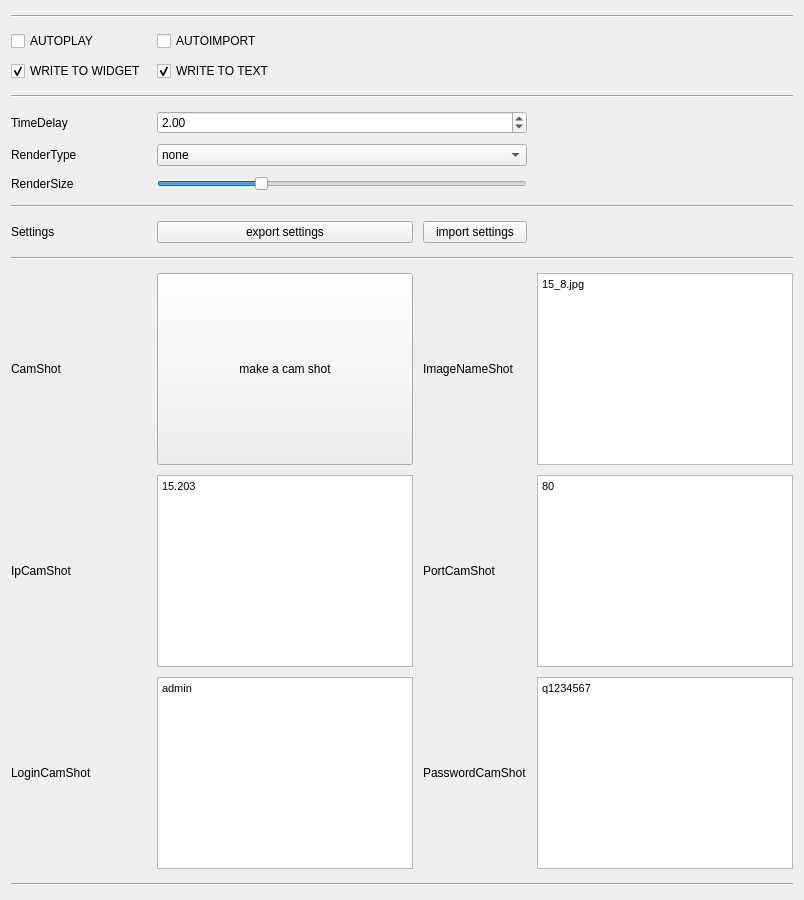
      <widget class="QWidget" name="tab_4">
       <property name="sizePolicy">
        <sizepolicy hsizetype="Expanding" vsizetype="Expanding">
         <horstretch>0</horstretch>
         <verstretch>0</verstretch>
        </sizepolicy>
       </property>
       <property name="minimumSize">
        <size>
         <width>640</width>
         <height>480</height>
        </size>
       </property>
       <property name="maximumSize">
        <size>
         <width>3840</width>
         <height>2160</height>
        </size>
       </property>
       <attribute name="title">
        <string>DEBUG</string>
       </attribute>
       <layout class="QVBoxLayout" name="horizontalLayout_5">
        <item>
         <layout class="QVBoxLayout" name="horizontalLayout_4">
          <item>
           <layout class="QGridLayout" name="grid_4_1">
            <property name="spacing">
             <number>10</number>
            </property>
            <item row="12" column="4">
             <widget class="QTextEdit" name="PortCamShot_textEdit">
              <property name="sizePolicy">
               <sizepolicy hsizetype="Expanding" vsizetype="Expanding">
                <horstretch>0</horstretch>
                <verstretch>0</verstretch>
               </sizepolicy>
              </property>
              <property name="minimumSize">
               <size>
                <width>0</width>
                <height>0</height>
               </size>
              </property>
              <property name="maximumSize">
               <size>
                <width>3840</width>
                <height>2160</height>
               </size>
              </property>
              <property name="html">
               <string>&lt;!DOCTYPE HTML PUBLIC &quot;-//W3C//DTD HTML 4.0//EN&quot; &quot;http://www.w3.org/TR/REC-html40/strict.dtd&quot;&gt;
&lt;html&gt;&lt;head&gt;&lt;meta name=&quot;qrichtext&quot; content=&quot;1&quot; /&gt;&lt;style type=&quot;text/css&quot;&gt;
p, li { white-space: pre-wrap; }
&lt;/style&gt;&lt;/head&gt;&lt;body style=&quot; font-family:'MS Shell Dlg 2'; font-size:8.25pt; font-weight:400; font-style:normal;&quot;&gt;
&lt;p style=&quot; margin-top:0px; margin-bottom:0px; margin-left:0px; margin-right:0px; -qt-block-indent:0; text-indent:0px;&quot;&gt;80&lt;/p&gt;&lt;/body&gt;&lt;/html&gt;</string>
              </property>
              <property name="placeholderText">
               <string>80</string>
              </property>
             </widget>
            </item>
            <item row="2" column="2">
             <widget class="QCheckBox" name="AutoImport_checkBox">
              <property name="sizePolicy">
               <sizepolicy hsizetype="Expanding" vsizetype="Expanding">
                <horstretch>0</horstretch>
                <verstretch>0</verstretch>
               </sizepolicy>
              </property>
              <property name="minimumSize">
               <size>
                <width>0</width>
                <height>0</height>
               </size>
              </property>
              <property name="maximumSize">
               <size>
                <width>3840</width>
                <height>2160</height>
               </size>
              </property>
              <property name="text">
               <string>AUTOIMPORT</string>
              </property>
              <property name="checked">
               <bool>false</bool>
              </property>
             </widget>
            </item>
            <item row="12" column="1">
             <widget class="QLabel" name="IpCamShot_label">
              <property name="sizePolicy">
               <sizepolicy hsizetype="Expanding" vsizetype="Expanding">
                <horstretch>0</horstretch>
                <verstretch>0</verstretch>
               </sizepolicy>
              </property>
              <property name="minimumSize">
               <size>
                <width>0</width>
                <height>0</height>
               </size>
              </property>
              <property name="maximumSize">
               <size>
                <width>3840</width>
                <height>2160</height>
               </size>
              </property>
              <property name="text">
               <string>IpCamShot</string>
              </property>
             </widget>
            </item>
            <item row="3" column="1">
             <widget class="QCheckBox" name="WriteToWidget_checkBox">
              <property name="sizePolicy">
               <sizepolicy hsizetype="Expanding" vsizetype="Expanding">
                <horstretch>0</horstretch>
                <verstretch>0</verstretch>
               </sizepolicy>
              </property>
              <property name="minimumSize">
               <size>
                <width>0</width>
                <height>0</height>
               </size>
              </property>
              <property name="maximumSize">
               <size>
                <width>3840</width>
                <height>2160</height>
               </size>
              </property>
              <property name="text">
               <string>WRITE TO WIDGET</string>
              </property>
              <property name="checked">
               <bool>true</bool>
              </property>
             </widget>
            </item>
            <item row="3" column="2">
             <widget class="QCheckBox" name="WriteToText_checkBox">
              <property name="sizePolicy">
               <sizepolicy hsizetype="Expanding" vsizetype="Expanding">
                <horstretch>0</horstretch>
                <verstretch>0</verstretch>
               </sizepolicy>
              </property>
              <property name="minimumSize">
               <size>
                <width>0</width>
                <height>0</height>
               </size>
              </property>
              <property name="maximumSize">
               <size>
                <width>3840</width>
                <height>2160</height>
               </size>
              </property>
              <property name="text">
               <string>WRITE TO TEXT</string>
              </property>
              <property name="checked">
               <bool>true</bool>
              </property>
             </widget>
            </item>
            <item row="11" column="2">
             <widget class="QPushButton" name="CamShot_pushButton">
              <property name="sizePolicy">
               <sizepolicy hsizetype="Expanding" vsizetype="Expanding">
                <horstretch>0</horstretch>
                <verstretch>0</verstretch>
               </sizepolicy>
              </property>
              <property name="minimumSize">
               <size>
                <width>0</width>
                <height>0</height>
               </size>
              </property>
              <property name="maximumSize">
               <size>
                <width>3840</width>
                <height>2160</height>
               </size>
              </property>
              <property name="text">
               <string>make a cam shot</string>
              </property>
             </widget>
            </item>
            <item row="13" column="2">
             <widget class="QTextEdit" name="LoginCamShot_textEdit">
              <property name="sizePolicy">
               <sizepolicy hsizetype="Expanding" vsizetype="Expanding">
                <horstretch>0</horstretch>
                <verstretch>0</verstretch>
               </sizepolicy>
              </property>
              <property name="minimumSize">
               <size>
                <width>0</width>
                <height>0</height>
               </size>
              </property>
              <property name="maximumSize">
               <size>
                <width>3840</width>
                <height>2160</height>
               </size>
              </property>
              <property name="html">
               <string>&lt;!DOCTYPE HTML PUBLIC &quot;-//W3C//DTD HTML 4.0//EN&quot; &quot;http://www.w3.org/TR/REC-html40/strict.dtd&quot;&gt;
&lt;html&gt;&lt;head&gt;&lt;meta name=&quot;qrichtext&quot; content=&quot;1&quot; /&gt;&lt;style type=&quot;text/css&quot;&gt;
p, li { white-space: pre-wrap; }
&lt;/style&gt;&lt;/head&gt;&lt;body style=&quot; font-family:'MS Shell Dlg 2'; font-size:8.25pt; font-weight:400; font-style:normal;&quot;&gt;
&lt;p style=&quot; margin-top:0px; margin-bottom:0px; margin-left:0px; margin-right:0px; -qt-block-indent:0; text-indent:0px;&quot;&gt;admin&lt;/p&gt;&lt;/body&gt;&lt;/html&gt;</string>
              </property>
              <property name="placeholderText">
               <string>admin</string>
              </property>
             </widget>
            </item>
            <item row="7" column="1">
             <widget class="QLabel" name="RenderSize_label">
              <property name="sizePolicy">
               <sizepolicy hsizetype="Expanding" vsizetype="Expanding">
                <horstretch>0</horstretch>
                <verstretch>0</verstretch>
               </sizepolicy>
              </property>
              <property name="minimumSize">
               <size>
                <width>0</width>
                <height>0</height>
               </size>
              </property>
              <property name="maximumSize">
               <size>
                <width>3840</width>
                <height>2160</height>
               </size>
              </property>
              <property name="text">
               <string>RenderSize</string>
              </property>
             </widget>
            </item>
            <item row="1" column="1" colspan="4">
             <widget class="Line" name="line_4_1">
              <property name="sizePolicy">
               <sizepolicy hsizetype="Expanding" vsizetype="Expanding">
                <horstretch>0</horstretch>
                <verstretch>0</verstretch>
               </sizepolicy>
              </property>
              <property name="minimumSize">
               <size>
                <width>0</width>
                <height>10</height>
               </size>
              </property>
              <property name="maximumSize">
               <size>
                <width>3840</width>
                <height>2160</height>
               </size>
              </property>
              <property name="orientation">
               <enum>Qt::Horizontal</enum>
              </property>
             </widget>
            </item>
            <item row="13" column="3">
             <widget class="QLabel" name="PasswordCamShot_label">
              <property name="sizePolicy">
               <sizepolicy hsizetype="Expanding" vsizetype="Expanding">
                <horstretch>0</horstretch>
                <verstretch>0</verstretch>
               </sizepolicy>
              </property>
              <property name="minimumSize">
               <size>
                <width>0</width>
                <height>0</height>
               </size>
              </property>
              <property name="maximumSize">
               <size>
                <width>3840</width>
                <height>2160</height>
               </size>
              </property>
              <property name="text">
               <string>PasswordCamShot</string>
              </property>
             </widget>
            </item>
            <item row="2" column="1">
             <widget class="QCheckBox" name="AutoPlay_checkBox">
              <property name="sizePolicy">
               <sizepolicy hsizetype="Expanding" vsizetype="Expanding">
                <horstretch>0</horstretch>
                <verstretch>0</verstretch>
               </sizepolicy>
              </property>
              <property name="minimumSize">
               <size>
                <width>0</width>
                <height>0</height>
               </size>
              </property>
              <property name="maximumSize">
               <size>
                <width>3840</width>
                <height>2160</height>
               </size>
              </property>
              <property name="text">
               <string>AUTOPLAY</string>
              </property>
              <property name="checked">
               <bool>false</bool>
              </property>
             </widget>
            </item>
            <item row="7" column="2" colspan="2">
             <widget class="QSlider" name="RenderSize_horizontalSlider">
              <property name="sizePolicy">
               <sizepolicy hsizetype="Expanding" vsizetype="Expanding">
                <horstretch>0</horstretch>
                <verstretch>0</verstretch>
               </sizepolicy>
              </property>
              <property name="minimumSize">
               <size>
                <width>0</width>
                <height>0</height>
               </size>
              </property>
              <property name="maximumSize">
               <size>
                <width>3840</width>
                <height>2160</height>
               </size>
              </property>
              <property name="minimum">
               <number>1</number>
              </property>
              <property name="maximum">
               <number>100</number>
              </property>
              <property name="singleStep">
               <number>1</number>
              </property>
              <property name="pageStep">
               <number>1</number>
              </property>
              <property name="value">
               <number>28</number>
              </property>
              <property name="orientation">
               <enum>Qt::Horizontal</enum>
              </property>
             </widget>
            </item>
            <item row="12" column="2">
             <widget class="QTextEdit" name="IpCamShot_textEdit">
              <property name="sizePolicy">
               <sizepolicy hsizetype="Expanding" vsizetype="Expanding">
                <horstretch>0</horstretch>
                <verstretch>0</verstretch>
               </sizepolicy>
              </property>
              <property name="minimumSize">
               <size>
                <width>0</width>
                <height>0</height>
               </size>
              </property>
              <property name="maximumSize">
               <size>
                <width>3840</width>
                <height>2160</height>
               </size>
              </property>
              <property name="html">
               <string>&lt;!DOCTYPE HTML PUBLIC &quot;-//W3C//DTD HTML 4.0//EN&quot; &quot;http://www.w3.org/TR/REC-html40/strict.dtd&quot;&gt;
&lt;html&gt;&lt;head&gt;&lt;meta name=&quot;qrichtext&quot; content=&quot;1&quot; /&gt;&lt;style type=&quot;text/css&quot;&gt;
p, li { white-space: pre-wrap; }
&lt;/style&gt;&lt;/head&gt;&lt;body style=&quot; font-family:'MS Shell Dlg 2'; font-size:8.25pt; font-weight:400; font-style:normal;&quot;&gt;
&lt;p style=&quot; margin-top:0px; margin-bottom:0px; margin-left:0px; margin-right:0px; -qt-block-indent:0; text-indent:0px;&quot;&gt;15.203&lt;/p&gt;&lt;/body&gt;&lt;/html&gt;</string>
              </property>
              <property name="placeholderText">
               <string>15.203</string>
              </property>
             </widget>
            </item>
            <item row="6" column="1">
             <widget class="QLabel" name="RenderType_label">
              <property name="sizePolicy">
               <sizepolicy hsizetype="Expanding" vsizetype="Expanding">
                <horstretch>0</horstretch>
                <verstretch>0</verstretch>
               </sizepolicy>
              </property>
              <property name="minimumSize">
               <size>
                <width>0</width>
                <height>0</height>
               </size>
              </property>
              <property name="maximumSize">
               <size>
                <width>3840</width>
                <height>2160</height>
               </size>
              </property>
              <property name="text">
               <string>RenderType</string>
              </property>
             </widget>
            </item>
            <item row="5" column="1">
             <widget class="QLabel" name="TimeDelay_label">
              <property name="sizePolicy">
               <sizepolicy hsizetype="Expanding" vsizetype="Expanding">
                <horstretch>0</horstretch>
                <verstretch>0</verstretch>
               </sizepolicy>
              </property>
              <property name="minimumSize">
               <size>
                <width>0</width>
                <height>0</height>
               </size>
              </property>
              <property name="maximumSize">
               <size>
                <width>3840</width>
                <height>2160</height>
               </size>
              </property>
              <property name="text">
               <string>TimeDelay</string>
              </property>
             </widget>
            </item>
            <item row="5" column="2" colspan="2">
             <widget class="QDoubleSpinBox" name="TimeDelay_doubleSpinBox">
              <property name="sizePolicy">
               <sizepolicy hsizetype="Expanding" vsizetype="Expanding">
                <horstretch>0</horstretch>
                <verstretch>0</verstretch>
               </sizepolicy>
              </property>
              <property name="minimumSize">
               <size>
                <width>0</width>
                <height>0</height>
               </size>
              </property>
              <property name="maximumSize">
               <size>
                <width>3840</width>
                <height>2160</height>
               </size>
              </property>
              <property name="minimum">
               <double>0.100000000000000</double>
              </property>
              <property name="maximum">
               <double>100.000000000000000</double>
              </property>
              <property name="value">
               <double>2.000000000000000</double>
              </property>
             </widget>
            </item>
            <item row="4" column="1" colspan="4">
             <widget class="Line" name="line_4_2">
              <property name="sizePolicy">
               <sizepolicy hsizetype="Expanding" vsizetype="Expanding">
                <horstretch>0</horstretch>
                <verstretch>0</verstretch>
               </sizepolicy>
              </property>
              <property name="minimumSize">
               <size>
                <width>0</width>
                <height>10</height>
               </size>
              </property>
              <property name="maximumSize">
               <size>
                <width>3840</width>
                <height>2160</height>
               </size>
              </property>
              <property name="orientation">
               <enum>Qt::Horizontal</enum>
              </property>
             </widget>
            </item>
            <item row="11" column="1">
             <widget class="QLabel" name="CamShot_label">
              <property name="sizePolicy">
               <sizepolicy hsizetype="Expanding" vsizetype="Expanding">
                <horstretch>0</horstretch>
                <verstretch>0</verstretch>
               </sizepolicy>
              </property>
              <property name="minimumSize">
               <size>
                <width>0</width>
                <height>0</height>
               </size>
              </property>
              <property name="maximumSize">
               <size>
                <width>3840</width>
                <height>2160</height>
               </size>
              </property>
              <property name="text">
               <string>CamShot</string>
              </property>
              <property name="alignment">
               <set>Qt::AlignLeading|Qt::AlignLeft|Qt::AlignVCenter</set>
              </property>
             </widget>
            </item>
            <item row="9" column="1">
             <widget class="QLabel" name="Settings_label">
              <property name="sizePolicy">
               <sizepolicy hsizetype="Expanding" vsizetype="Expanding">
                <horstretch>0</horstretch>
                <verstretch>0</verstretch>
               </sizepolicy>
              </property>
              <property name="minimumSize">
               <size>
                <width>0</width>
                <height>0</height>
               </size>
              </property>
              <property name="maximumSize">
               <size>
                <width>3840</width>
                <height>2160</height>
               </size>
              </property>
              <property name="text">
               <string>Settings</string>
              </property>
             </widget>
            </item>
            <item row="11" column="3">
             <widget class="QLabel" name="ImageNameShot_label">
              <property name="sizePolicy">
               <sizepolicy hsizetype="Expanding" vsizetype="Expanding">
                <horstretch>0</horstretch>
                <verstretch>0</verstretch>
               </sizepolicy>
              </property>
              <property name="minimumSize">
               <size>
                <width>0</width>
                <height>0</height>
               </size>
              </property>
              <property name="maximumSize">
               <size>
                <width>3840</width>
                <height>2160</height>
               </size>
              </property>
              <property name="text">
               <string>ImageNameShot</string>
              </property>
             </widget>
            </item>
            <item row="12" column="3">
             <widget class="QLabel" name="PortCamShot_label">
              <property name="sizePolicy">
               <sizepolicy hsizetype="Expanding" vsizetype="Expanding">
                <horstretch>0</horstretch>
                <verstretch>0</verstretch>
               </sizepolicy>
              </property>
              <property name="minimumSize">
               <size>
                <width>0</width>
                <height>0</height>
               </size>
              </property>
              <property name="maximumSize">
               <size>
                <width>3840</width>
                <height>2160</height>
               </size>
              </property>
              <property name="text">
               <string>PortCamShot</string>
              </property>
             </widget>
            </item>
            <item row="11" column="4">
             <widget class="QTextEdit" name="ImageNameShot_textEdit">
              <property name="sizePolicy">
               <sizepolicy hsizetype="Expanding" vsizetype="Expanding">
                <horstretch>0</horstretch>
                <verstretch>0</verstretch>
               </sizepolicy>
              </property>
              <property name="minimumSize">
               <size>
                <width>0</width>
                <height>0</height>
               </size>
              </property>
              <property name="maximumSize">
               <size>
                <width>3840</width>
                <height>2160</height>
               </size>
              </property>
              <property name="html">
               <string>&lt;!DOCTYPE HTML PUBLIC &quot;-//W3C//DTD HTML 4.0//EN&quot; &quot;http://www.w3.org/TR/REC-html40/strict.dtd&quot;&gt;
&lt;html&gt;&lt;head&gt;&lt;meta name=&quot;qrichtext&quot; content=&quot;1&quot; /&gt;&lt;style type=&quot;text/css&quot;&gt;
p, li { white-space: pre-wrap; }
&lt;/style&gt;&lt;/head&gt;&lt;body style=&quot; font-family:'MS Shell Dlg 2'; font-size:8.25pt; font-weight:400; font-style:normal;&quot;&gt;
&lt;p style=&quot; margin-top:0px; margin-bottom:0px; margin-left:0px; margin-right:0px; -qt-block-indent:0; text-indent:0px;&quot;&gt;15_8.jpg&lt;/p&gt;&lt;/body&gt;&lt;/html&gt;</string>
              </property>
              <property name="placeholderText">
               <string>image.jpg</string>
              </property>
             </widget>
            </item>
            <item row="6" column="2" colspan="2">
             <widget class="QComboBox" name="RenderType_comboBox">
              <property name="sizePolicy">
               <sizepolicy hsizetype="Expanding" vsizetype="Expanding">
                <horstretch>0</horstretch>
                <verstretch>0</verstretch>
               </sizepolicy>
              </property>
              <property name="minimumSize">
               <size>
                <width>0</width>
                <height>0</height>
               </size>
              </property>
              <property name="maximumSize">
               <size>
                <width>3840</width>
                <height>2160</height>
               </size>
              </property>
              <property name="currentText">
               <string>none</string>
              </property>
              <item>
               <property name="text">
                <string>none</string>
               </property>
              </item>
              <item>
               <property name="text">
                <string>source</string>
               </property>
              </item>
              <item>
               <property name="text">
                <string>final</string>
               </property>
              </item>
              <item>
               <property name="text">
                <string>extended</string>
               </property>
              </item>
              <item>
               <property name="text">
                <string>all</string>
               </property>
              </item>
             </widget>
            </item>
            <item row="13" column="4">
             <widget class="QTextEdit" name="PasswordCamShot_textEdit">
              <property name="sizePolicy">
               <sizepolicy hsizetype="Expanding" vsizetype="Expanding">
                <horstretch>0</horstretch>
                <verstretch>0</verstretch>
               </sizepolicy>
              </property>
              <property name="minimumSize">
               <size>
                <width>0</width>
                <height>0</height>
               </size>
              </property>
              <property name="maximumSize">
               <size>
                <width>3840</width>
                <height>2160</height>
               </size>
              </property>
              <property name="html">
               <string>&lt;!DOCTYPE HTML PUBLIC &quot;-//W3C//DTD HTML 4.0//EN&quot; &quot;http://www.w3.org/TR/REC-html40/strict.dtd&quot;&gt;
&lt;html&gt;&lt;head&gt;&lt;meta name=&quot;qrichtext&quot; content=&quot;1&quot; /&gt;&lt;style type=&quot;text/css&quot;&gt;
p, li { white-space: pre-wrap; }
&lt;/style&gt;&lt;/head&gt;&lt;body style=&quot; font-family:'MS Shell Dlg 2'; font-size:8.25pt; font-weight:400; font-style:normal;&quot;&gt;
&lt;p style=&quot; margin-top:0px; margin-bottom:0px; margin-left:0px; margin-right:0px; -qt-block-indent:0; text-indent:0px;&quot;&gt;q1234567&lt;/p&gt;&lt;/body&gt;&lt;/html&gt;</string>
              </property>
              <property name="placeholderText">
               <string>q1234567</string>
              </property>
             </widget>
            </item>
            <item row="13" column="1">
             <widget class="QLabel" name="LoginCamShot_label">
              <property name="sizePolicy">
               <sizepolicy hsizetype="Expanding" vsizetype="Expanding">
                <horstretch>0</horstretch>
                <verstretch>0</verstretch>
               </sizepolicy>
              </property>
              <property name="minimumSize">
               <size>
                <width>0</width>
                <height>0</height>
               </size>
              </property>
              <property name="maximumSize">
               <size>
                <width>3840</width>
                <height>2160</height>
               </size>
              </property>
              <property name="text">
               <string>LoginCamShot</string>
              </property>
             </widget>
            </item>
            <item row="10" column="1" colspan="4">
             <widget class="Line" name="line_4_4">
              <property name="sizePolicy">
               <sizepolicy hsizetype="Expanding" vsizetype="Expanding">
                <horstretch>0</horstretch>
                <verstretch>0</verstretch>
               </sizepolicy>
              </property>
              <property name="minimumSize">
               <size>
                <width>0</width>
                <height>10</height>
               </size>
              </property>
              <property name="maximumSize">
               <size>
                <width>3840</width>
                <height>2160</height>
               </size>
              </property>
              <property name="orientation">
               <enum>Qt::Horizontal</enum>
              </property>
             </widget>
            </item>
            <item row="14" column="1" colspan="4">
             <widget class="Line" name="line_4_5">
              <property name="sizePolicy">
               <sizepolicy hsizetype="Expanding" vsizetype="Expanding">
                <horstretch>0</horstretch>
                <verstretch>0</verstretch>
               </sizepolicy>
              </property>
              <property name="minimumSize">
               <size>
                <width>0</width>
                <height>10</height>
               </size>
              </property>
              <property name="maximumSize">
               <size>
                <width>3840</width>
                <height>2160</height>
               </size>
              </property>
              <property name="orientation">
               <enum>Qt::Horizontal</enum>
              </property>
             </widget>
            </item>
            <item row="8" column="1" colspan="4">
             <widget class="Line" name="line_4_3">
              <property name="minimumSize">
               <size>
                <width>0</width>
                <height>10</height>
               </size>
              </property>
              <property name="maximumSize">
               <size>
                <width>3840</width>
                <height>2160</height>
               </size>
              </property>
              <property name="orientation">
               <enum>Qt::Horizontal</enum>
              </property>
             </widget>
            </item>
            <item row="9" column="2">
             <widget class="QPushButton" name="ExportSettings_pushButton">
              <property name="sizePolicy">
               <sizepolicy hsizetype="Expanding" vsizetype="Expanding">
                <horstretch>0</horstretch>
                <verstretch>0</verstretch>
               </sizepolicy>
              </property>
              <property name="minimumSize">
               <size>
                <width>0</width>
                <height>0</height>
               </size>
              </property>
              <property name="maximumSize">
               <size>
                <width>3840</width>
                <height>2160</height>
               </size>
              </property>
              <property name="text">
               <string>export settings</string>
              </property>
             </widget>
            </item>
            <item row="9" column="3">
             <widget class="QPushButton" name="ImportSettings_pushButton">
              <property name="sizePolicy">
               <sizepolicy hsizetype="Expanding" vsizetype="Expanding">
                <horstretch>0</horstretch>
                <verstretch>0</verstretch>
               </sizepolicy>
              </property>
              <property name="minimumSize">
               <size>
                <width>0</width>
                <height>0</height>
               </size>
              </property>
              <property name="maximumSize">
               <size>
                <width>3840</width>
                <height>2160</height>
               </size>
              </property>
              <property name="text">
               <string>import settings</string>
              </property>
             </widget>
            </item>
           </layout>
          </item>
         </layout>
        </item>
       </layout>
      </widget>
